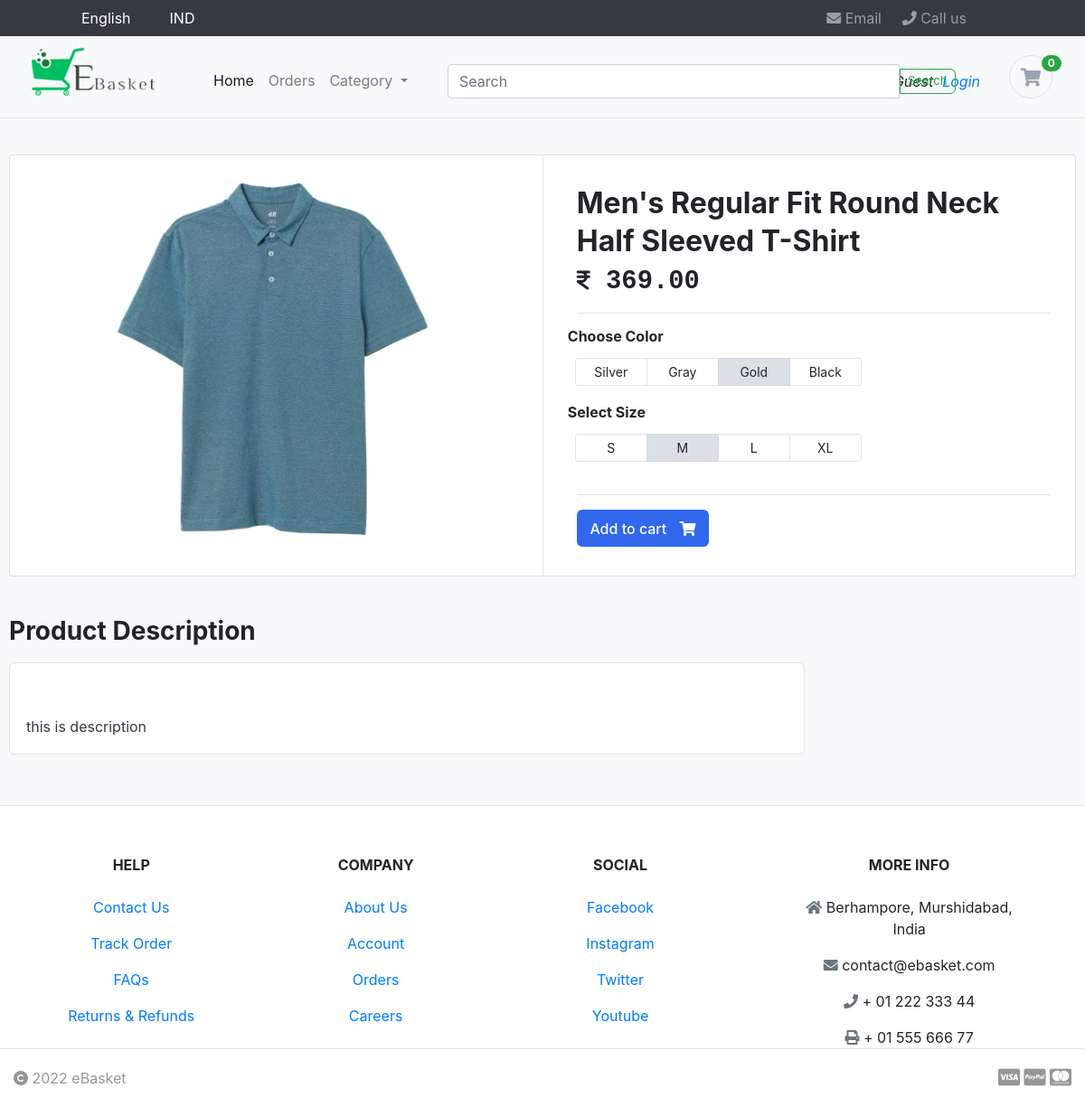
The page /shop/product_detail/1 on the database its author committed.
### shop/models.py (models this page shows, shortened)
class Product(models.Model):
    product_id = models.AutoField
    product_name = models.CharField(max_length=60)
    category = models.ForeignKey(Category, on_delete=models.CASCADE, default=True, null=False)
    price = models.DecimalField(max_digits=10, decimal_places=2, default=0.00)
    description = models.TextField()
    publication_date = models.DateField()
    image = models.ImageField(upload_to = "shop/images", default="")

### shop/views.py (the view)
# urls.py: path("product_detail/<int:id>", views.product_view, name="ProductView"),
def product_view(request, id):
    if request.user.is_authenticated:
        customer = request.user.customer
        order, created = Order.objects.get_or_create(customer=customer, complete=False)
        items = order.orderitem_set.all()
        cartItems = order.get_cart_items
        logged_in = 1
    else:
        items = []
        order = {'get_cart_total':0, 'get_cart_items':0}
        cartItems = order['get_cart_items']
        logged_in = 0
    category = Category.objects.all()
    product = Product.objects.filter(id=id).values()
    context = {
        'product' : product[0],
        'category' : category,
        'cartItems' : cartItems,
        'user' : logged_in,
    }
    return render(request, "product_detail.html", context)

### shop/templates/product_detail.html (shortened to what this page needs)
{% extends 'base.html' %}
{% load static %}
{% block page_style %}
<link rel="stylesheet" href="{% static 'css/product_detail_style.css' %}">
{% endblock %}
{% block body %}
<section class="section-content padding-y bg">
    <div class="container">
    <div class="card">
        <div class="row no-gutters">
            <aside class="col-md-6">
    <article class="gallery-wrap">
        <div class="img-big-wrap">
           <a href="#"><img src="/media/{{product.image}}"></a>
        </div>
    </article>
            </aside>
            <main class="col-md-6 border-left">
    <article class="content-body">
    <h2 class="title">{{ product.product_name }}</h2>
    <div class="mb-3">
        <var class="price h4" style="font-family: monospace; font-size: 1.8rem;"><i class="fa-solid fa-indian-rupee-sign"></i> {{ product.price }}</var>
    </div>
    <hr>
        <div class="row">
            <div class="item-option-select">
                <h6>Choose Color</h6>
                <div class="btn-group btn-group-sm btn-group-toggle" data-toggle="buttons">
                  <label class="btn btn-light">
                    <input type="radio" name="radio_color"> Silver
                  </label>
                  <label class="btn btn-light">
                    <input type="radio" name="radio_color" > Gray
                  </label>
                  <label class="btn btn-light active">
                    <input type="radio" name="radio_color checked"> Gold
                  </label>
                  <label class="btn btn-light">
                    <input type="radio" name="radio_color"> Black
                  </label>
                </div>
            </div>
        </div>
        <div class="row">
            <div class="item-option-select">
                <h6>Select Size</h6>
                <div class="btn-group btn-group-sm btn-group-toggle" data-toggle="buttons">
                  <label class="btn btn-light">
                    <input type="radio" name="radio_color"> S
                  </label>
                  <label class="btn btn-light active">
                    <input type="radio" name="radio_color" checked> M
                  </label>
                  <label class="btn btn-light">
                    <input type="radio" name="radio_color"> L
                  </label>
                  <label class="btn btn-light">
                    <input type="radio" name="radio_color"> XL
                  </label>
                </div>
            </div>
        </div>
        <hr>
        <button onclick="give_msg()" data-product="{{ product.id }}" data-action="add" class="btn  btn-primary cart update-cart msg" id="pr{{ product.id }}"> <span class="text">Add to cart</span> <i class="fas fa-shopping-cart"></i>  </button>
    </article>
            </main>
        </div>
    </div>
    <br>
    <div class="row">
                <div class="col-md-9">
        <header class="section-heading">
            <h3>Product Description</h3>
        </header>
        <article class="box mb-3">
            <div class="mt-3">
                <p style="color: #343a40;">
                    {{ product.description }}
                </p>
            </div>
        </article>
        </div>
    </div>
    </div>
    </section>
{% endblock %}

### shop/static/css/base_style.css (style rules this page uses)
.row { display: flex; flex-wrap: wrap; margin-right: -10px; margin-left: -10px; }
.container { max-width: 2000px; padding-left: 10px; padding-right: 10px; }
body { font-family: "Inter", Arial, "Helvetica Neue", "Segoe UI", sans-serif, "Apple Color Emoji", "Segoe UI Emoji", "Segoe UI Symbol", "Noto Color Emoji"; }

### shop/static/css/product_detail_style.css (style rules this page uses)
.bg { background-color: #f8f9fa; }
.padding-y { padding-top: 40px; padding-bottom: 40px; }
.gallery-wrap .img-big-wrap img { height: 450px; width: auto; display: inline-block; }
.gallery-wrap .img-big-wrap a { text-align: center; display: block; }
.container { width: 100%; padding-right: 10px; padding-left: 10px; margin-right: auto; margin-left: auto; }
.content-body { flex: 1 1 auto; padding: 2rem 2.3rem; }
h2, .h2 { font-size: 2rem; margin-bottom: 0.5rem; font-weight: bold; line-height: 1.3; }
h6, .h6 { font-size: 1rem; font-weight: bold; }
.price { font-style: normal; font-weight: 600; color: #212529; font-size: 1.5rem; }
.fa-indian-rupee-sign { font-size: 24px; }
.item-option-select { width: 317px; margin-right: 15px; margin-bottom: 15px; }
.btn-group { position: relative; display: inline-flex; vertical-align: middle; }
.btn-sm, .btn-group-sm, .btn { padding: 0.35rem 0.5rem; font-size: 0.82rem; line-height: 1.2; border-radius: 0.37rem; }
.item-option-select .btn { min-width: 80px; }
.btn .text + i { margin-left: 10px; }
.btn-light { background-color: #fff; border-color: #e4e4e4; }
.btn-primary { background-color: #3167eb; display: inline-block; font-weight: 500; text-align: center; vertical-align: middle; border: 1px solid transparent; padding: 0.45rem 0.85rem; font-size: 1rem; line-height: 1.5; border-radius: 0.37rem; }
.box { padding: 18px; background: #fff; border-radius: 0.37rem; border: 1px solid #e4e4e4; }
.col-md-9 { padding-left: 10px; padding-right: 10px; }
.h3, h3 { font-weight: bold; padding-top: 20px; padding-bottom: 10px; }
p:last-child { margin-bottom: 0; }

### rows shown on the page
Product: image (picture), product_name "Men's Regular Fit Round Neck Half Sleeved T-Shirt", price "369.00", description "this is description"

### other values the page prints
{{ cartItems }} "0"
